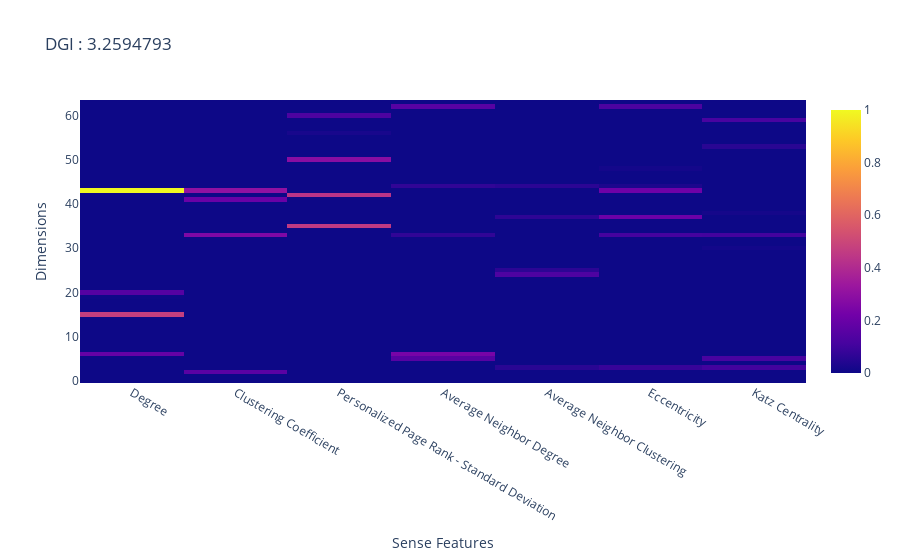
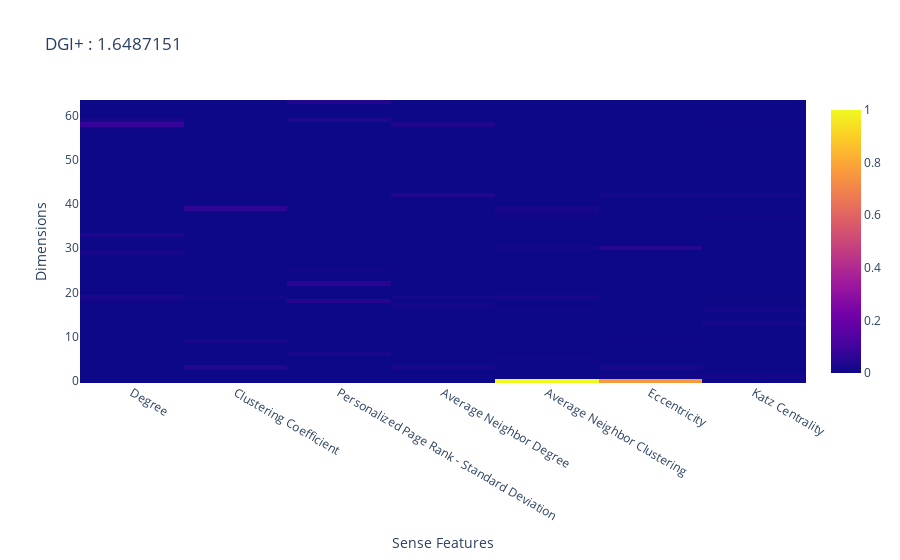

The code cell stored with these charts, in order, in its notebook:
### Code cell
fig = go.Figure()
fig.add_trace(go.Heatmap(z = explain_og,
                         x = list(sense_feat_dict), 
                         ))
fig.update_layout(title_text = 'DGI : ' + str(np.linalg.norm(explain_og, ord = 'nuc')), 
                  xaxis_title_text = 'Sense Features', 
                  yaxis_title_text = 'Dimensions')

fig.show()

fig = go.Figure()
fig.add_trace(go.Heatmap(z = explain_plus,
                         x = list(sense_feat_dict), 
                         ))
fig.update_layout(title_text = 'DGI+ : ' + str(np.linalg.norm(explain_plus, ord = 'nuc')), 
                  xaxis_title_text = 'Sense Features', 
                  yaxis_title_text = 'Dimensions')

fig.show()

### Figure 1 — Plotly figure (JSON) as saved in the notebook; plotly's stock layout.template omitted (floating-point values rounded to 4 significant figures; data arrays with more than 128 entries replaced by an {"elided": "..."} marker saying what was removed)
{"data": [{"type": "heatmap", "x": ["Degree", "Clustering Coefficient", "Personalized Page Rank - Standard Deviation", "Average Neighbor Degree", "Average Neighbor Clustering", "Eccentricity", "Katz Centrality"], "z": {"elided": "64x7 float values"}}], "layout": {"title": {"text": "DGI : 3.2594793"}, "xaxis": {"title": {"text": "Sense Features"}}, "yaxis": {"title": {"text": "Dimensions"}}}}

### Figure 2 — Plotly figure (JSON) as saved in the notebook; plotly's stock layout.template omitted (floating-point values rounded to 4 significant figures; data arrays with more than 128 entries replaced by an {"elided": "..."} marker saying what was removed)
{"data": [{"type": "heatmap", "x": ["Degree", "Clustering Coefficient", "Personalized Page Rank - Standard Deviation", "Average Neighbor Degree", "Average Neighbor Clustering", "Eccentricity", "Katz Centrality"], "z": {"elided": "64x7 float values"}}], "layout": {"title": {"text": "DGI+ : 1.6487151"}, "xaxis": {"title": {"text": "Sense Features"}}, "yaxis": {"title": {"text": "Dimensions"}}}}
